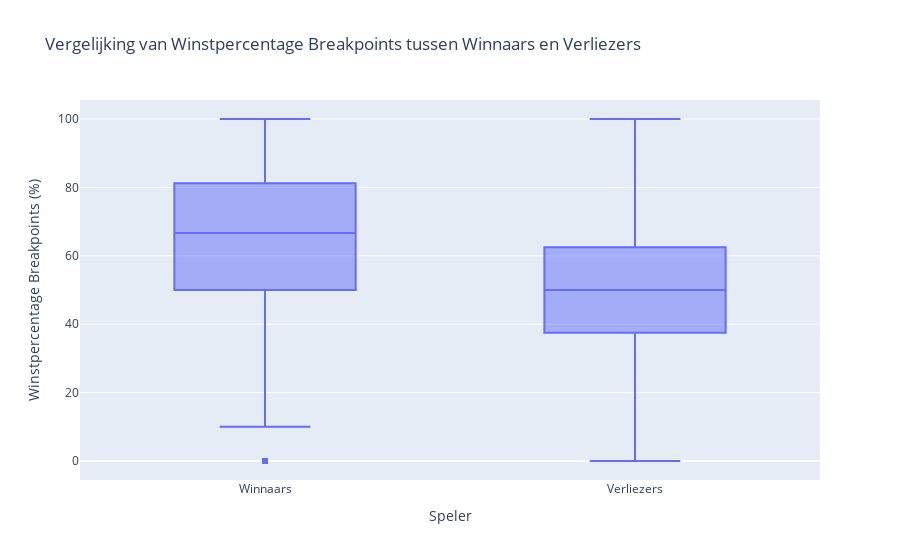

Notebook code cell kept with this figure:
### Code cell
import pandas as pd
import plotly.express as px
import plotly.figure_factory as ff

# Laad het CSV-bestand
file_path = '../combined_cleaned_tennis_data.csv'
tennis_data = pd.read_csv(file_path)

# Converteer de relevante kolommen naar numeriek
tennis_data['w_bpSaved'] = pd.to_numeric(tennis_data['w_bpSaved'], errors='coerce')
tennis_data['w_bpFaced'] = pd.to_numeric(tennis_data['w_bpFaced'], errors='coerce')
tennis_data['l_bpSaved'] = pd.to_numeric(tennis_data['l_bpSaved'], errors='coerce')
tennis_data['l_bpFaced'] = pd.to_numeric(tennis_data['l_bpFaced'], errors='coerce')

# Bereken het percentage van gewonnen breakpoints
tennis_data['w_bpWinPercent'] = (tennis_data['w_bpSaved'] / tennis_data['w_bpFaced']) * 100
tennis_data['l_bpWinPercent'] = (tennis_data['l_bpSaved'] / tennis_data['l_bpFaced']) * 100

fig_box = px.box(
    tennis_data.melt(value_vars=['w_bpWinPercent', 'l_bpWinPercent'], var_name='Player', value_name='Win Percentage'),
    x='Player',
    y='Win Percentage',
    labels={'Player': 'Speler', 'Win Percentage': 'Winstpercentage Breakpoints (%)'},
    title='Vergelijking van Winstpercentage Breakpoints tussen Winnaars en Verliezers'
)
fig_box.update_xaxes(tickvals=['w_bpWinPercent', 'l_bpWinPercent'], ticktext=['Winnaars', 'Verliezers'])
fig_box.show()

### Figure 1 — Plotly figure (JSON) as saved in the notebook; plotly's stock layout.template omitted (floating-point values rounded to 4 significant figures; data arrays with more than 128 entries replaced by an {"elided": "..."} marker saying what was removed)
{"data": [{"alignmentgroup": "True", "hovertemplate": "Speler=%{x}<br>Winstpercentage Breakpoints (%)=%{y}<extra></extra>", "legendgroup": "", "marker": {"color": "#636efa"}, "name": "", "notched": false, "offsetgroup": "", "orientation": "v", "showlegend": false, "type": "box", "x": {"elided": "9122 str values"}, "x0": " ", "xaxis": "x", "y": {"elided": "9122 float values"}, "y0": " ", "yaxis": "y"}], "layout": {"boxmode": "group", "legend": {"tracegroupgap": 0}, "title": {"text": "Vergelijking van Winstpercentage Breakpoints tussen Winnaars en Verliezers"}, "xaxis": {"anchor": "y", "domain": [0, 1], "ticktext": ["Winnaars", "Verliezers"], "tickvals": ["w_bpWinPercent", "l_bpWinPercent"], "title": {"text": "Speler"}}, "yaxis": {"anchor": "x", "domain": [0, 1], "title": {"text": "Winstpercentage Breakpoints (%)"}}}}
